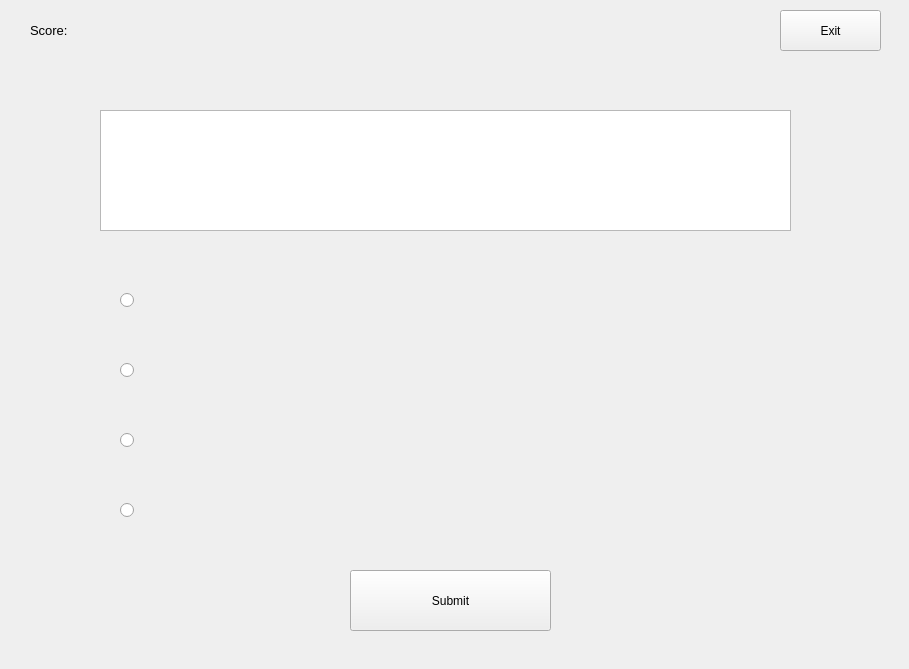
<?xml version="1.0" encoding="UTF-8"?>
<ui version="4.0">
 <class>quiz</class>
 <widget class="QWidget" name="quiz">
  <property name="geometry">
   <rect>
    <x>0</x>
    <y>0</y>
    <width>909</width>
    <height>669</height>
   </rect>
  </property>
  <property name="maximumSize">
   <size>
    <width>909</width>
    <height>669</height>
   </size>
  </property>
  <property name="windowTitle">
   <string>Form</string>
  </property>
  <widget class="QTextBrowser" name="questionbox">
   <property name="geometry">
    <rect>
     <x>100</x>
     <y>110</y>
     <width>691</width>
     <height>121</height>
    </rect>
   </property>
   <property name="font">
    <font>
     <pointsize>10</pointsize>
    </font>
   </property>
  </widget>
  <widget class="QPushButton" name="exitbutton">
   <property name="geometry">
    <rect>
     <x>780</x>
     <y>10</y>
     <width>101</width>
     <height>41</height>
    </rect>
   </property>
   <property name="text">
    <string>Exit</string>
   </property>
  </widget>
  <widget class="QPushButton" name="quizsubmitbutton">
   <property name="geometry">
    <rect>
     <x>350</x>
     <y>570</y>
     <width>201</width>
     <height>61</height>
    </rect>
   </property>
   <property name="text">
    <string>Submit</string>
   </property>
  </widget>
  <widget class="QRadioButton" name="optionabutton">
   <property name="geometry">
    <rect>
     <x>120</x>
     <y>270</y>
     <width>651</width>
     <height>61</height>
    </rect>
   </property>
   <property name="font">
    <font>
     <pointsize>10</pointsize>
    </font>
   </property>
   <property name="text">
    <string/>
   </property>
  </widget>
  <widget class="QRadioButton" name="optionbbutton">
   <property name="geometry">
    <rect>
     <x>120</x>
     <y>340</y>
     <width>651</width>
     <height>61</height>
    </rect>
   </property>
   <property name="font">
    <font>
     <pointsize>10</pointsize>
    </font>
   </property>
   <property name="text">
    <string/>
   </property>
  </widget>
  <widget class="QRadioButton" name="optioncbutton">
   <property name="geometry">
    <rect>
     <x>120</x>
     <y>410</y>
     <width>651</width>
     <height>61</height>
    </rect>
   </property>
   <property name="font">
    <font>
     <pointsize>10</pointsize>
    </font>
   </property>
   <property name="text">
    <string/>
   </property>
  </widget>
  <widget class="QRadioButton" name="optiondbutton">
   <property name="geometry">
    <rect>
     <x>120</x>
     <y>480</y>
     <width>651</width>
     <height>61</height>
    </rect>
   </property>
   <property name="font">
    <font>
     <pointsize>10</pointsize>
    </font>
   </property>
   <property name="text">
    <string/>
   </property>
  </widget>
  <widget class="QLabel" name="score">
   <property name="geometry">
    <rect>
     <x>30</x>
     <y>20</y>
     <width>63</width>
     <height>20</height>
    </rect>
   </property>
   <property name="font">
    <font>
     <pointsize>10</pointsize>
    </font>
   </property>
   <property name="text">
    <string>Score:</string>
   </property>
  </widget>
  <widget class="QLabel" name="getscorelabel">
   <property name="geometry">
    <rect>
     <x>90</x>
     <y>20</y>
     <width>63</width>
     <height>20</height>
    </rect>
   </property>
   <property name="font">
    <font>
     <pointsize>10</pointsize>
    </font>
   </property>
   <property name="text">
    <string/>
   </property>
  </widget>
 </widget>
 <resources/>
 <connections/>
</ui>
